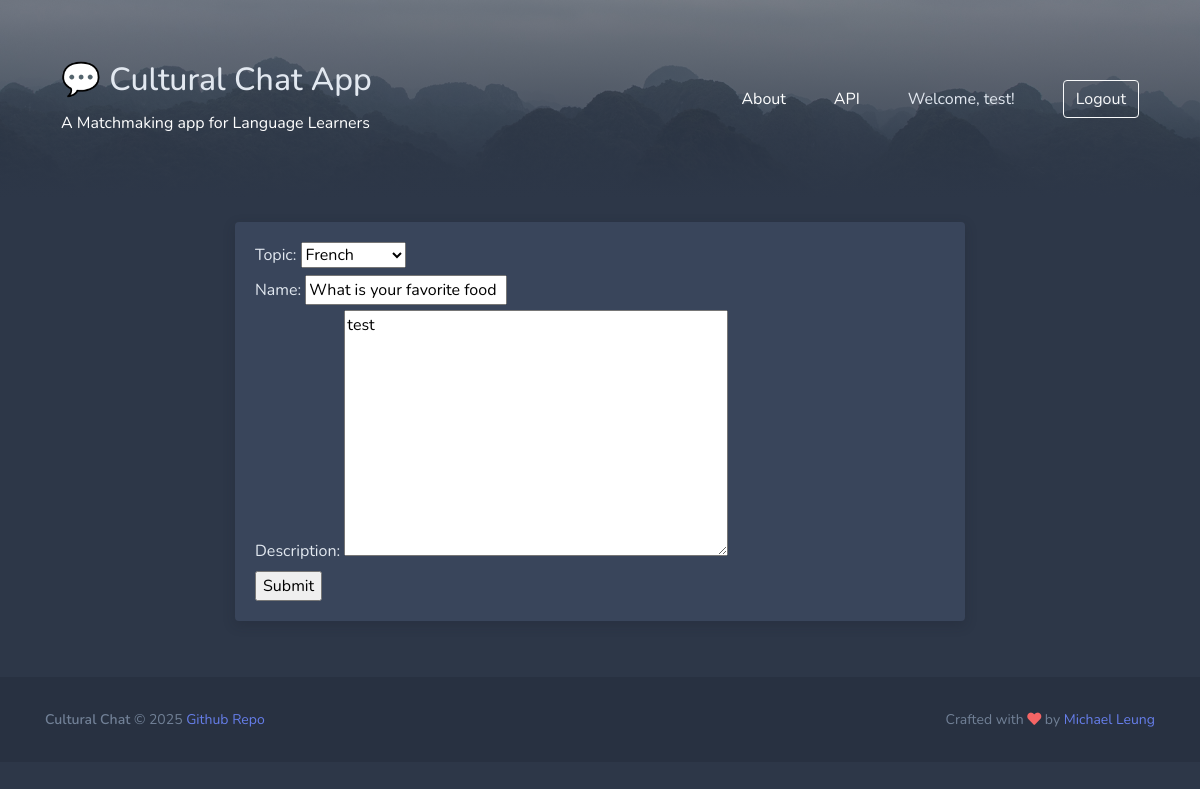
The app's page /update-room/11/ (signed in) with its own data.
### chatapp/models.py (models this page shows, shortened)
class Room(models.Model):
    host = models.ForeignKey(User, on_delete=models.SET_NULL, null=True)
    topic = models.ForeignKey(Topic, on_delete=models.SET_NULL, null=True)
    name = models.CharField(max_length=200)
    description = models.TextField(null=True, blank=True)
    participants = models.ManyToManyField(User, related_name='participants', blank=True)
    updated = models.DateTimeField(auto_now=True)
    created = models.DateTimeField(auto_now_add=True)
    class Meta:
        ordering = ['-updated', '-created']

class Topic(models.Model):
    name = models.CharField(max_length=200)
    def __str__(self):
        return self.name

### chatapp/views.py (the view)
# urls.py: path('update-room/<str:pk>/', views.updateRoom, name="update-room"),
@login_required(login_url='login')
def updateRoom(request, pk):
    room = Room.objects.get(id=pk)
    form = RoomForm(instance=room)
    if request.user != room.host :
        return HttpResponse('You are not allowed on this page')
    if request.method == 'POST':
        form = RoomForm(request.POST, instance=room)
        if form.is_valid():
            form.save()
            return redirect('home')
    context = {'form': form}
    return render(request, 'chatapp/room_form.html', context)

### chatapp/forms.py
class RoomForm(ModelForm):
    class Meta:
        model = Room
        fields = '__all__'
        exclude = ['host', 'participants']

### chatapp/templates/chatapp/room_form.html (shortened to what this page needs)
{% extends 'main.html' %} {% block content %}
<div class="container py-4">
  <div class="row">
    <div class="col-md-8 offset-2">
      <div class="block">
        <div class="block-content">
          <form method="POST" action="">
            {{ form }}
            <input type="submit" value="Submit" />
          </form>
        </div>
      </div>
    </div>
  </div>
</div>
{% endblock content %}

### templates/header.html (shortened to what this page needs)
{% load static %}
<div class="bg-image">
  <div class="bg-image-overlay pt-5 py-md-5">
    <nav class="container navbar bg-body-tertiary">
      <div class="container-fluid">
        <a class="navbar-brand text-white" href="/">
          <h2>💬 Cultural Chat App</h2>
          <small>A Matchmaking app for Language Learners</small>
        </a>
        <div class="d-flex align-items-center">
          <a class="text-white mr-5" href="{% url 'about' %}">About</a>
          <a class="text-white mr-5" target="_blank" href="api/rooms/">API</a>
          {% if request.user.is_authenticated %}
          <span class="mr-5">Welcome, {{ request.user.username }}!</span>
          <a href="{% url 'logout' %}" class="btn btn-outline-light me-2">
            Logout
          </a>
          {% endif %}
        </div>
      </div>
    </nav>
  </div>
</div>

### static/styles/main.css (style rules this page uses)
html, body { font-family: 'Nunito'; background: #2d3748; color: #e2e8f0; }
h1, h2, h3, h4, h5, h6, .h1, .h2, .h3, .h4, .h5, .h6 { font-family: 'Nunito'; color: #e2e8f0; }
a, .btn.btn-link { color: #667eea; }
a, a:focus, a:hover, .btn.btn-link { text-decoration: none; }
.bg-image { background-position: 50% 0%; background-size: cover; background-image: url('/static/images/bg-header.jpg'); }
.bg-image-overlay { background: #2d3748; background: linear-gradient(0deg, #2d3748 0%, rgba(45, 55, 72, 0.5) 100%); }
.block { display: block; margin-bottom: 2rem; background-color: #39455b; border-radius: .25rem; box-shadow: 0 0.25rem 0.75rem rgba(26, 32, 44, 0.25); transition: box-shadow .12s ease-out; }
.block .block-content { padding: 1.25rem; }
.block .block-content:first-child { border-top-right-radius: .25rem; border-top-left-radius: .25rem; }
.block .block-content:last-child { border-bottom-right-radius: .25rem; border-bottom-left-radius: .25rem; }

### records on screen
Room: topic "French", description "test"
Topic: name "What is your favorite food"

### other values on screen
{{ request.user.username }} "test"
